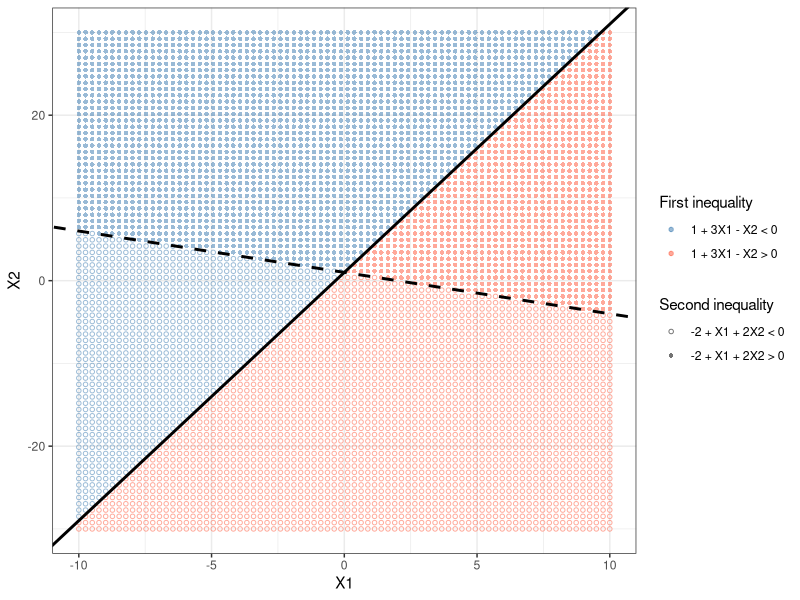
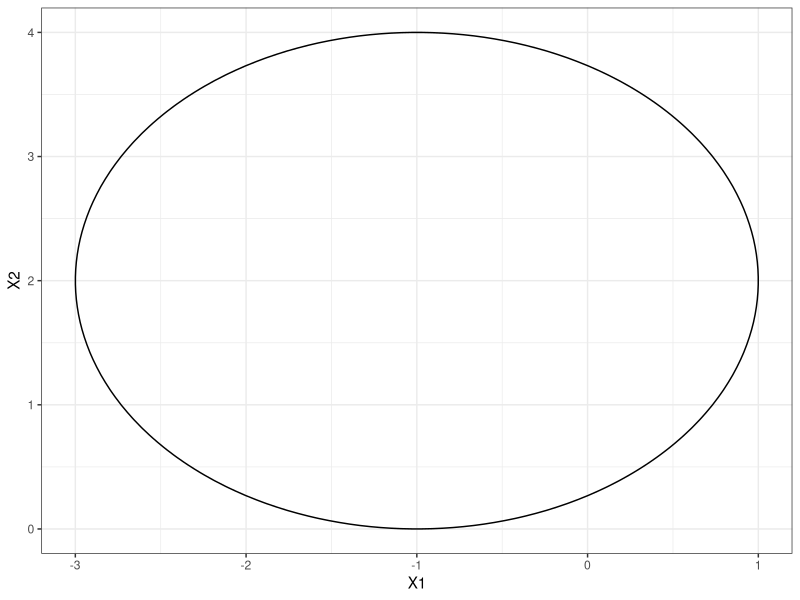
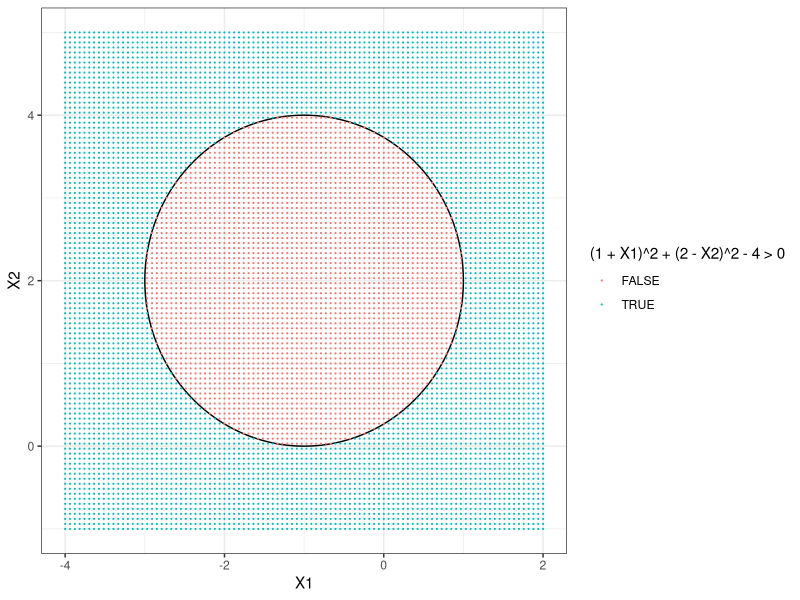
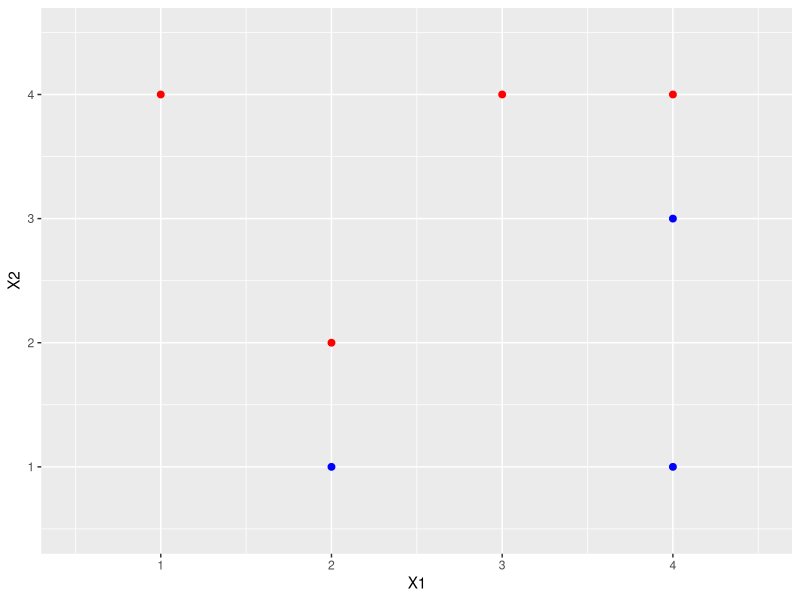

R code for these plots, in order: (Note: this script raises an error after producing the figures.)
library(ggplot2)
library(e1071)

# 1
xlim <- c(-10, 10)
ylim <- c(-30, 30)

points <- expand.grid(
  X1 = seq(xlim[1], xlim[2], length.out = 80),
  X2 = seq(ylim[1], ylim[2], length.out = 80)
)

points$region1 <- ifelse(1 + 3 * points$X1 - points$X2 > 0, "1 + 3X1 - X2 > 0", "1 + 3X1 - X2 < 0")
points$region2 <- ifelse(-2 + points$X1 + 2 * points$X2 > 0, "-2 + X1 + 2X2 > 0", "-2 + X1 + 2X2 < 0")

ggplot(points, aes(X1, X2)) +
  geom_point(aes(color = region1, shape = region2), size = 1.2, alpha = 0.55) +
  geom_abline(intercept = 1, slope = 3, linewidth = 1) +
  geom_abline(intercept = 1, slope = -0.5, linetype = "dashed", linewidth = 1) +
  scale_color_manual(values = c("1 + 3X1 - X2 > 0" = "tomato", "1 + 3X1 - X2 < 0" = "steelblue")) +
  scale_shape_manual(values = c("-2 + X1 + 2X2 > 0" = 16, "-2 + X1 + 2X2 < 0" = 1)) +
  coord_cartesian(xlim = xlim, ylim = ylim) +
  labs(x = "X1", y = "X2", color = "First inequality", shape = "Second inequality") +
  theme_bw()

# 2
# a.
points <- expand.grid(
  X1 = seq(-4, 2, length.out = 100),
  X2 = seq(-1, 5, length.out = 100)
)
plotb <- ggplot(points, aes(x = X1, y = X2, z = (1 + X1)^2 + (2 - X2)^2 - 4)) + geom_contour(breaks = 0, colour = "black") + theme_bw()
plotb
# b.
plotb + geom_point(aes(color = (1 + X1)^2 + (2 - X2)^2 - 4 > 0), size = 0.1)
# c.
# (0, 0): blue
# (-1, 1): red
# (2, 2): blue
# (3, 8): blue
# d.
# TODO

# 3
# a.
data <- data.frame(
  X1 = c(3, 2, 4, 1, 2, 4, 4),
  X2 = c(4, 2, 4, 4, 1, 3, 1),
  Y  = c(rep("Red", 4), rep("Blue", 3))
)
mmcplot <- ggplot(data, aes(x = X1, y = X2, color = Y)) +
  geom_point(size = 2) +
  scale_colour_identity() +
  coord_cartesian(xlim = c(0.5, 4.5), ylim = c(0.5, 4.5))
mmcplot
# b.
fit <- svm(as.factor(Y) ~ ., data = data, kernel = "linear", cost = 10, scale = FALSE)

# Extract beta_0, beta_1, beta_2
beta <- c(
  -fit$rho,
  drop(t(fit$coefs) %*% as.matrix(data[fit$index, 1:2]))
)
names(beta) <- c("B0", "B1", "B2")
p <- p + geom_abline(intercept = -beta[1] / beta[3], slope = -beta[2] / beta[3], lty = 2)
p
# 4
# 5
# 7
